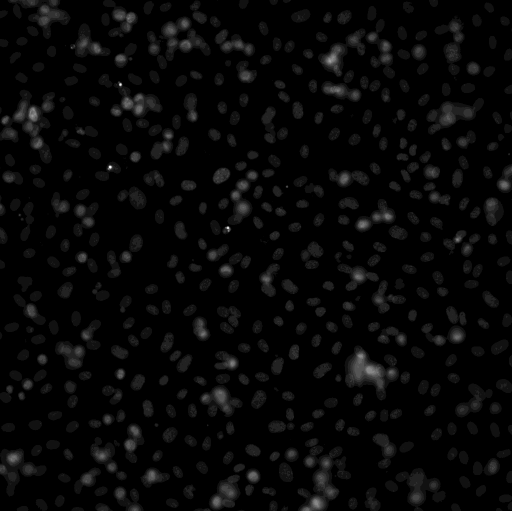
#> input picture fig3/v2/runs_preflight/optimise_by_eye_nuclei_r2/agent_folder/image.tif, 1024 x 1022 px, found by its file name (shown at 1/2 size)
$ python code_as_returned.py
#> lines starting #> are read from the running program, lines starting #| are printed output that depends on the picture; after the words box and inside, x2 and y2 are one past the last pixel; in counts of white or black regions, pixels touching at a corner belong together
"""Segment cancer cells in a brightfield image and measure area and aspect ratio.

Reads image.tif from the working directory and writes labels.tif and measurements.csv.
"""
import numpy as np
import pandas as pd
import tifffile
from scipy import ndimage as ndi
from skimage import filters, measure, morphology, segmentation, color

# ---- parameters to tune -------------------------------------------------
PIXEL_SIZE_UM = None      # µm per pixel; None = read from TIFF metadata, else must be set here
MIN_DIAMETER_UM = 8.0     # smaller objects are treated as debris
EXCLUDE_BORDER = True     # drop cells cut by the image edge (their shape is biased)
EDGE_SIGMA = 1.5          # smoothing before the gradient (px)
SPLIT_SMOOTH = 2.0        # smoothing of the distance map used to split touching cells
# --------------------------------------------------------------------------


def read_pixel_size(path):
    """Return µm/px from TIFF tags (ImageJ or plain resolution tags), or None."""
    with tifffile.TiffFile(path) as tf:
        page = tf.pages[0]
        xres = page.tags.get("XResolution")
        if xres is None:
            return None
        num, den = xres.value
        if num == 0:
            return None
        px = den / num  # length unit per pixel
        unit = (tf.imagej_metadata or {}).get("unit", "")
        if unit in ("micron", "µm", "um", "\u00b5m"):
            return px
        res_unit = page.tags.get("ResolutionUnit")
        res_unit = res_unit.value if res_unit is not None else 1
        if res_unit == 3:        # centimetre
            return px * 1e4
        if res_unit == 2:        # inch
            return px * 25400
        return None


img = tifffile.imread("image.tif")
#> img is the input picture: shape (1022, 1024) uint16; min 48, max 4095, mean 224.9
if img.ndim == 3:
    img = color.rgb2gray(img) if img.shape[-1] in (3, 4) else img[0]
img = img.astype(float)

pixel_size = PIXEL_SIZE_UM or read_pixel_size("image.tif")
if not pixel_size:
    raise SystemExit("No pixel size found in image.tif: set PIXEL_SIZE_UM at the top of the script.")
print(f"Pixel size: {pixel_size:.4f} µm/px")

# 1. Flatten the uneven illumination and normalise contrast
img = (img - img.min()) / (np.ptp(img) + 1e-9)
flat = img - filters.gaussian(img, 40)

# 2. Cells have a strong dark rim / bright halo; the endothelium is low contrast.
#    Use gradient magnitude as an "edge" map and threshold it.
grad = filters.sobel(filters.gaussian(flat, EDGE_SIGMA))
edges = grad > filters.threshold_otsu(grad)
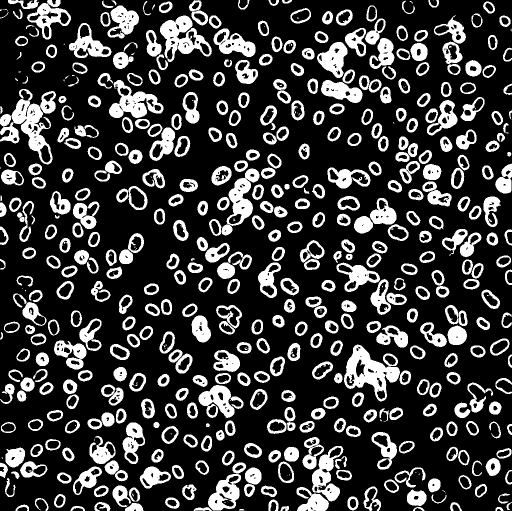
#> edges: shape (1022, 1024) bool (shown at 1/2 size); 23.1% white; 553 white regions (86 under 20 px), largest, box (x1, y1, x2, y2) and area: (688, 689, 800, 803) 5298, (0, 178, 105, 329) 5276, (320, 31, 424, 124) 4253

# 3. Close the rims and fill the cell interiors
min_area_px = int(np.pi * (MIN_DIAMETER_UM / 2 / pixel_size) ** 2)
mask = morphology.binary_closing(edges, morphology.disk(3))
#> mask: shape (1022, 1024) bool; 25.2% white; 326 white regions (24 under 20 px), largest, box (x1, y1, x2, y2) and area: (633, 11, 792, 207) 11190, (195, 146, 381, 322) 8358, (593, 874, 704, 1022) 7352
mask = ndi.binary_fill_holes(mask)
#> mask: shape (1022, 1024) bool; 33% white; 320 white regions (18 under 20 px), largest, box (x1, y1, x2, y2) and area: (633, 11, 792, 207) 13158, (195, 146, 381, 322) 10883, (292, 0, 443, 140) 8806
mask = morphology.binary_opening(mask, morphology.disk(4))
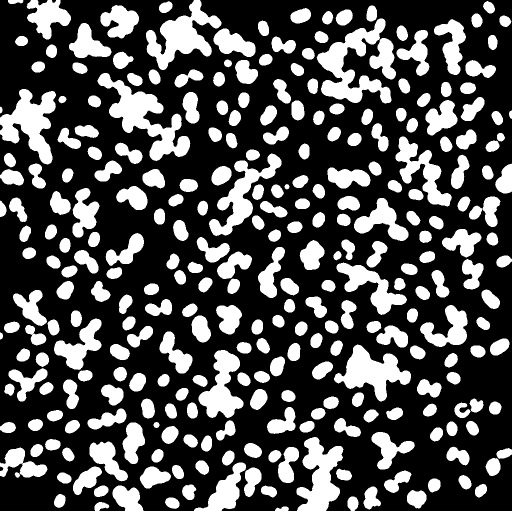
#> mask: shape (1022, 1024) bool (shown at 1/2 size); 32% white; 291 white regions, largest, box (x1, y1, x2, y2) and area: (195, 146, 381, 322) 10860, (633, 37, 783, 207) 10020, (292, 0, 443, 140) 8784
mask = morphology.remove_small_objects(mask, min_area_px)

# 4. Split touching cells with a distance-transform watershed
dist = filters.gaussian(ndi.distance_transform_edt(mask), SPLIT_SMOOTH)
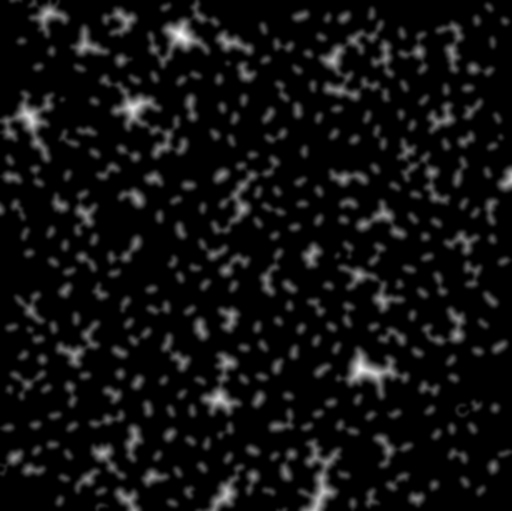
#> dist: shape (1022, 1024) float64 (shown at 1/2 size); min 0, max 27.66, mean 1.9; drawn with min black and max white
markers = measure.label(morphology.h_maxima(dist, 0.5) & mask)
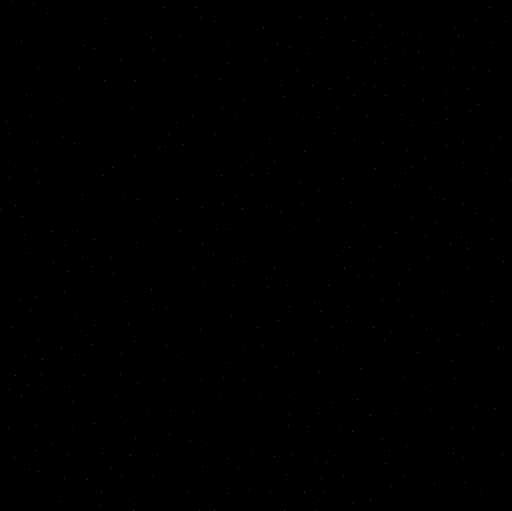
#> markers: shape (1022, 1024) int64 (shown at 1/2 size); 455 distinct labels, from 0 to 454; one colour per label, 0 black
labels = segmentation.watershed(-dist, markers, mask=mask)
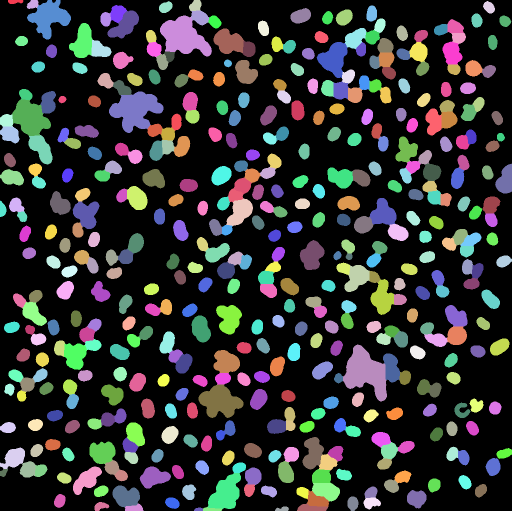
#> labels: shape (1022, 1024) int64 (shown at 1/2 size); 455 distinct labels, from 0 to 454; one colour per label, 0 black

# 5. Clean up: drop small fragments and (optionally) border-touching cells
labels = morphology.remove_small_objects(labels, min_area_px)
#> labels: shape (1022, 1024) int64; 454 distinct labels, from 0 to 454
if EXCLUDE_BORDER:
    labels = segmentation.clear_border(labels)
#> labels: shape (1022, 1024) int64; 434 distinct labels, from 0 to 447
labels, _, _ = segmentation.relabel_sequential(labels)
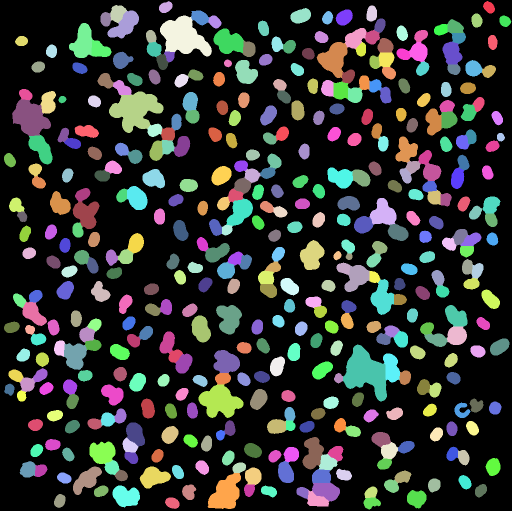
#> labels: shape (1022, 1024) int64 (shown at 1/2 size); 434 distinct labels, from 0 to 433; one colour per label, 0 black

# 6. Measure
rows = []
for r in measure.regionprops(labels):
    minor = r.minor_axis_length
    rows.append({
        "label": r.label,
        "area_um2": r.area * pixel_size ** 2,
        "aspect_ratio": r.major_axis_length / minor if minor > 0 else np.nan,
    })
#> this loop made 433 passes
#> minor on passes 1 to 3: 19.66, 20.36, 28.85
#> after the loop, rows = 433 items
df = pd.DataFrame(rows, columns=["label", "area_um2", "aspect_ratio"])
#> df = table of 433 rows and 3 columns

tifffile.imwrite("labels.tif", labels.astype(np.uint16))
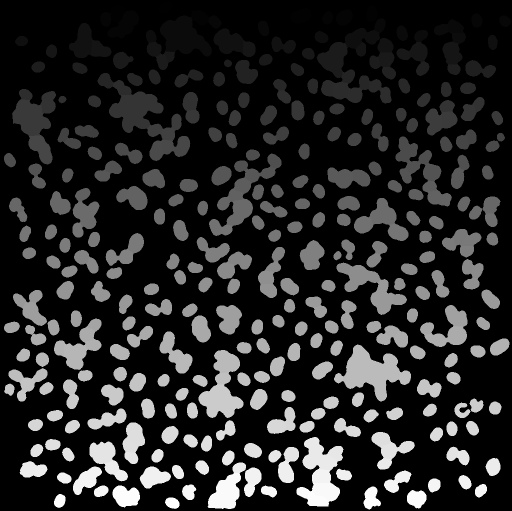
#> saved as labels.tif: shape (1022, 1024) uint16 (shown at 1/2 size); min 0, max 433, mean 66.3; drawn with min black and max white
df.to_csv("measurements.csv", index=False)
print(f"{len(df)} cells; median area {df.area_um2.median():.1f} µm², "
      f"median aspect ratio {df.aspect_ratio.median():.2f}")
#| 433 cells; median area 235.5 µm², median aspect ratio 1.38
